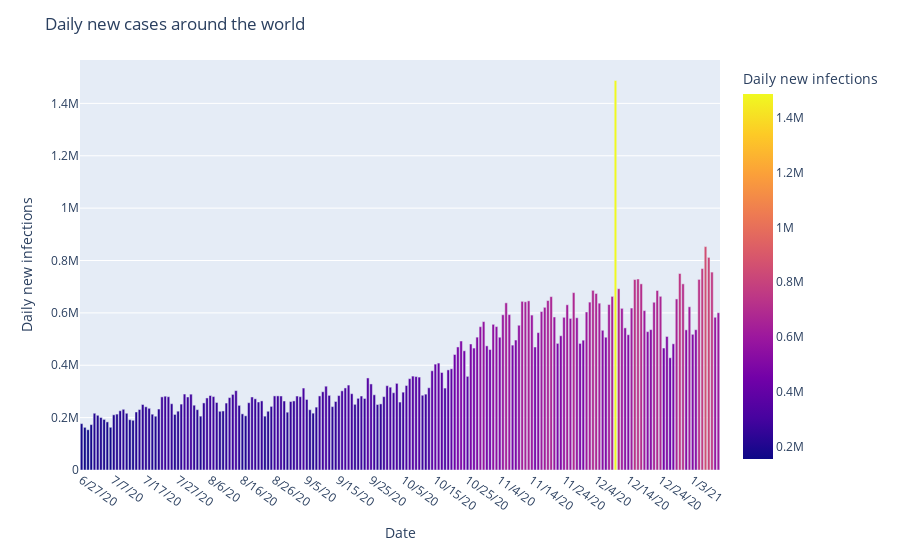

The cell this chart's notebook holds for it:
### Code cell
# Daily new infections

daily_sum = []
summ = 0
for i in df_cases.columns[-200:]:
    daily_sum.append(df_cases[i].sum() - summ)
    summ = df_cases[i].sum()
    
fig = px.bar(x = df_cases.columns[-199:], y = daily_sum[1:], color = daily_sum[1:], height = 550)
fig.update_layout(title_text = 'Daily new cases around the world')
fig.update_layout(coloraxis_colorbar = dict(title = 'Daily new infections'))
fig.update_xaxes(title = 'Date', nticks = 20, tickangle = 35)
fig.update_yaxes(title = 'Daily new infections')
fig.show()
fig.write_image("daily_cases.png", width=1100, height=600)
#plotly.offline.plot(fig, filename='daily_cases.html')
#fig.write_html("file.html")

### Figure 1 — Plotly figure (JSON) as saved in the notebook; plotly's stock layout.template omitted (floating-point values rounded to 4 significant figures; data arrays with more than 128 entries replaced by an {"elided": "..."} marker saying what was removed)
{"data": [{"alignmentgroup": "True", "hovertemplate": "x=%{x}<br>y=%{y}<br>color=%{marker.color}<extra></extra>", "legendgroup": "", "marker": {"color": {"elided": "199 int values"}, "coloraxis": "coloraxis"}, "name": "", "offsetgroup": "", "orientation": "v", "showlegend": false, "textposition": "auto", "type": "bar", "x": {"elided": "199 str values"}, "xaxis": "x", "y": {"elided": "199 int values"}, "yaxis": "y"}], "layout": {"barmode": "relative", "coloraxis": {"colorbar": {"title": {"text": "Daily new infections"}}, "colorscale": [[0, "#0d0887"], [0.1111, "#46039f"], [0.2222, "#7201a8"], [0.3333, "#9c179e"], [0.4444, "#bd3786"], [0.5556, "#d8576b"], [0.6667, "#ed7953"], [0.7778, "#fb9f3a"], [0.8889, "#fdca26"], [1, "#f0f921"]]}, "height": 550, "legend": {"tracegroupgap": 0}, "margin": {"t": 60}, "title": {"text": "Daily new cases around the world"}, "xaxis": {"anchor": "y", "domain": [0, 1], "nticks": 20, "tickangle": 35, "title": {"text": "Date"}}, "yaxis": {"anchor": "x", "domain": [0, 1], "title": {"text": "Daily new infections"}}}}
